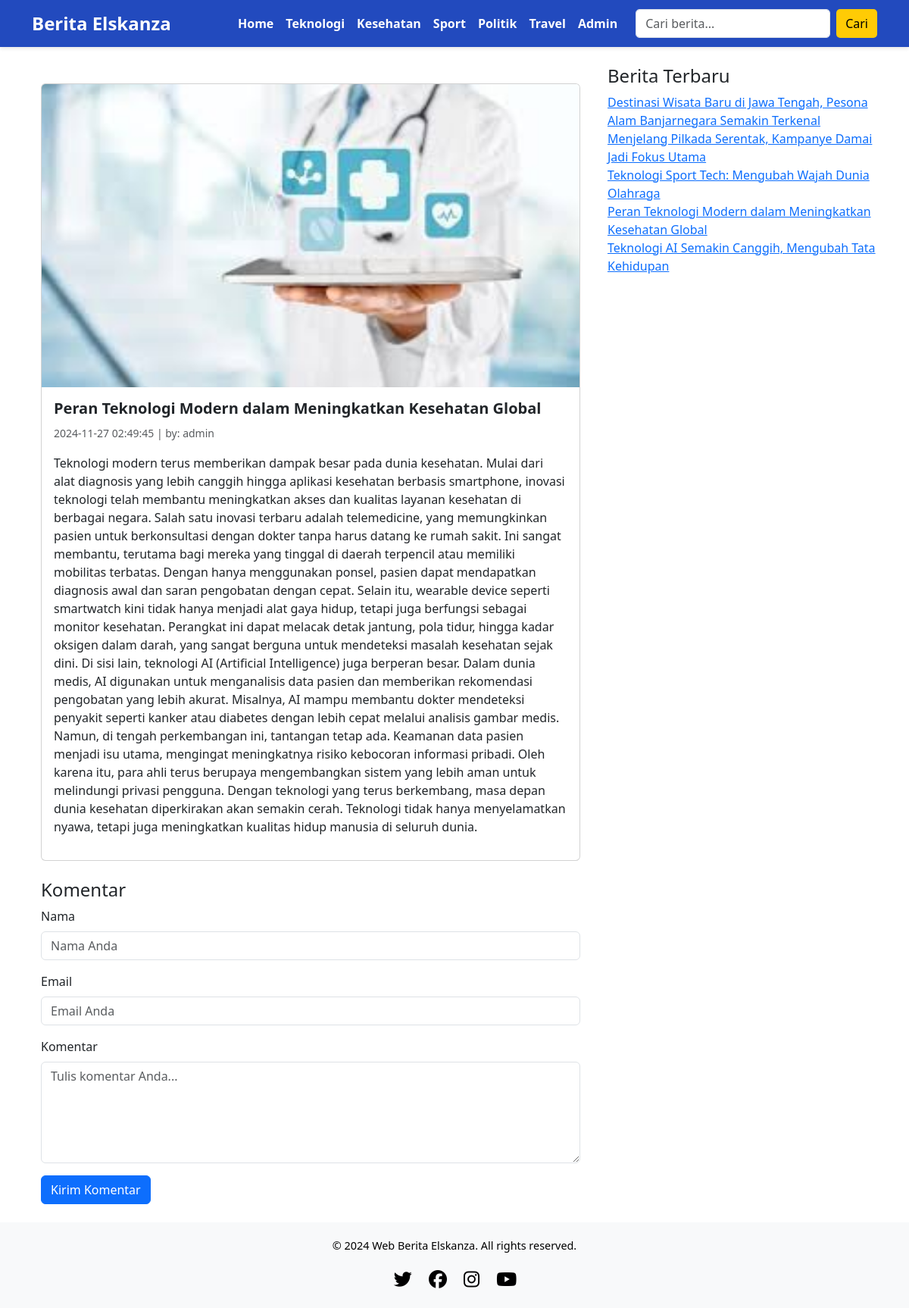
Page /?module=detailberita&id=31 on the committed database.
### tables this page shows
CREATE TABLE `berita` (
  `id_berita` int(11) NOT NULL,
  `id_kategori` int(11) NOT NULL,
  `id_user` int(11) NOT NULL,
  `judul` varchar(255) NOT NULL,
  `isi_berita` text NOT NULL,
  `gambar` varchar(100) NOT NULL,
  `tgl_posting` timestamp NOT NULL DEFAULT current_timestamp() ON UPDATE current_timestamp()
);

CREATE TABLE `user` (
  `id` int(11) NOT NULL,
  `username` varchar(50) NOT NULL,
  `password` varchar(50) NOT NULL,
  `level` varchar(50) NOT NULL
);

### index.php (the view, shortened to what this page needs)
<!DOCTYPE html>
<html lang="id">
<head>
    <link href="https://cdn.jsdelivr.net/npm/bootstrap@5.3.3/dist/css/bootstrap.min.css" rel="stylesheet">
    <link href="https://cdnjs.cloudflare.com/ajax/libs/font-awesome/6.5.0/css/all.min.css" rel="stylesheet">
</head>
<body>
    <nav class="navbar navbar-expand-lg">
        <div class="container">
            <a class="navbar-brand" href="./">Berita Elskanza</a>
            <div class="collapse navbar-collapse" id="navbarNav">
                <ul class="navbar-nav ms-auto">
                    <li class="nav-item"><a class="nav-link" href="index.php">Home</a></li>
                    <li class="nav-item"><a class="nav-link" href="?module=teknologi">Teknologi</a></li>
                    <li class="nav-item"><a class="nav-link" href="?module=kesehatan">Kesehatan</a></li>
                    <li class="nav-item"><a class="nav-link" href="?module=sport">Sport</a></li>
                    <li class="nav-item"><a class="nav-link" href="?module=politik">Politik</a></li>
                    <li class="nav-item"><a class="nav-link" href="?module=travel">Travel</a></li>
                    <li class="nav-item"><a class="nav-link" href="admin/login.php">Admin</a></li>
                </ul>
                <form class="d-flex search-form ms-3" method="GET" action="index.php">
                    <input class="form-control" type="search" name="search" placeholder="Cari berita..." aria-label="Search">
                    <button class="btn btn-warning ms-2" type="submit">Cari</button>
                </form>
            </div>
        </div>
    </nav>
    <div class="container mt-4">
        <div class="row">
            <div class="col-md-8">
                <?php
                require "koneksi.php";
                if (isset($_GET['search'])) {
                    $search = $_GET['search'];
                    $result = mysqli_query($koneksi, "SELECT * FROM berita WHERE judul LIKE '%$search%'");
                    if (mysqli_num_rows($result) > 0) {
                        while ($row = mysqli_fetch_array($result)) {
                            echo "
                            <div class='card mb-3'>
                                <div class='card-body'>
                                    <h5 class='card-title'>{$row['judul']}</h5>
                                    <p class='card-text'>".substr($row['isi_berita'], 0, 200)."...</p>
                                    <a href='?module=detailberita&id={$row['id_berita']}' class='btn btn-warning text-dark'>Baca selengkapnya</a>
                                </div>
                            </div>";
                        }
                    } else {
                        echo "<p>Berita tidak ditemukan.</p>";
                    }
                } else {
                    include 'main.php';
                }
                ?>
            </div>
            <aside class="col-md-4 sidebar">
                <div class="widget">
                    <h4>Berita Terbaru</h4>
                    <ul class="list-unstyled">
                        <?php
                        $sebelum = mysqli_query($koneksi, "SELECT * FROM berita ORDER BY id_berita DESC LIMIT 5");
                        while ($s = mysqli_fetch_array($sebelum)) {
                            echo "<li><a href='?module=detailberita&id=$s[id_berita]'>$s[judul]</a></li>";
                        }
                        ?>
                    </ul>
                </div>
            </aside>
        </div>
    </div>
    <footer class="text-center">
    <div class="container">
        <p>&copy; <script>document.write(new Date().getFullYear());</script> Web Berita Elskanza. All rights reserved.</p>
        <div class="social-icons mt-3">
            <a href="#" class="me-2"><i class="fa-brands fa-twitter"></i></a>
            <a href="#" class="me-2"><i class="fa-brands fa-facebook"></i></a>
            <a href="#" class="me-2"><i class="fa-brands fa-instagram"></i></a>
            <a href="#" class="me-2"><i class="fa-brands fa-youtube"></i></a>
        </div>
    </div>
</footer>
</body>
</html>

### main.php (shortened to what this page needs)
<!DOCTYPE html>
<html lang="id">
<head>
    <link rel="stylesheet" href="https://cdn.jsdelivr.net/npm/bootstrap@5.3.2/dist/css/bootstrap.min.css">
</head>
<body>
    <div class="container mt-4">
        <div class="blog-post">
            <?php
            include "admin/koneksi.php";
                        ?>
                        <?php
            if ($_GET['module'] == '') {
                $terkini = mysqli_query($koneksi, "SELECT * FROM berita ORDER BY id_berita DESC");
                echo "<h1>Berita Terkini</h1><hr>";
                while ($t = mysqli_fetch_array($terkini)) {
                    $u = mysqli_query($koneksi, "SELECT * FROM user WHERE id='$t[id_user]'");
                    $nu = mysqli_fetch_array($u);
                    ?>
                    <div class="card mb-4">
                        <?php if ($t['gambar'] != '') { ?>
                            <img src="admin/foto_berita/<?php echo $t['gambar']; ?>" class="card-img-top" alt="Gambar Berita" style="object-fit: cover; height: 200px;">
                        <?php } ?>
                        <div class="card-body">
                            <a href="?module=detailberita&id=<?php echo $t['id_berita']; ?>" class="text-decoration-none">
                                <h2 class="card-title"><?php echo $t['judul']; ?></h2>
                            </a>
                            <p class="card-text">
                                <small class="text-muted"><?php echo $t['tgl_posting']; ?> | by: <?php echo $nu['username']; ?></small>
                            </p>
                            <p class="card-text">
                                <?php
                                $isi_berita = htmlentities(strip_tags($t['isi_berita']));
                                $isi = substr($isi_berita, 0, 210);
                                $isi = substr($isi, 0, strrpos($isi, " "));
                                echo $isi . '...';
                                ?>
                            </p>
                            <a href="?module=detailberita&id=<?php echo $t['id_berita']; ?>" class="btn btn-warning">Selengkapnya</a>
                        </div>
                    </div>
                    <?php
                }
            }
            elseif ($_GET['module'] == 'detailberita') {
                $detail = mysqli_query($koneksi, "SELECT * FROM berita WHERE id_berita = '$_GET[id]'");
                $d = mysqli_fetch_array($detail);
                $u = mysqli_query($koneksi, "SELECT * FROM user WHERE id = '$d[id_user]'");
                $nu = mysqli_fetch_array($u);
                ?>
                <div class="card">
                    <?php if ($d['gambar'] != '') { ?>
                        <img src="admin/foto_berita/<?php echo $d['gambar']; ?>" class="card-img-top" alt="Gambar Berita" style="object-fit: cover; height: 400px;">
                    <?php } ?>
                    <div class="card-body">
                        <h2 class="card-title"><?php echo $d['judul']; ?></h2>
                        <p class="card-text">
                            <small class="text-muted"><?php echo $d['tgl_posting']; ?> | by: <?php echo $nu['username']; ?></small>
                        </p>
                        <p><?php echo $d['isi_berita']; ?></p>
                    </div>
                </div>
                <div class="mt-4">
                    <h4>Komentar</h4>
                    <form method="POST" action="">
                        <div class="mb-3">
                            <label for="nama" class="form-label">Nama</label>
                            <input type="text" name="nama" class="form-control" placeholder="Nama Anda" required>
                        </div>
                        <div class="mb-3">
                            <label for="email" class="form-label">Email</label>
                            <input type="email" name="email" class="form-control" placeholder="Email Anda" required>
                        </div>
                        <div class="mb-3">
                            <label for="komentar" class="form-label">Komentar</label>
                            <textarea name="komentar" class="form-control" rows="5" placeholder="Tulis komentar Anda..." required></textarea>
                        </div>
                        <button type="submit" class="btn btn-primary" name="btnsubmit">Kirim Komentar</button>
                    </form>
                </div>
                <?php
            }
            elseif ($_GET['module'] == 'teknologi') {
                tampilkanBerita($koneksi, 1, 'Teknologi');
            } elseif ($_GET['module'] == 'kesehatan') {
                tampilkanBerita($koneksi, 2, 'Kesehatan');
            } elseif ($_GET['module'] == 'sport') {
                tampilkanBerita($koneksi, 6, 'Olahraga');
            } elseif ($_GET['module'] == 'politik') {
                tampilkanBerita($koneksi, 7, 'Politik');
            } elseif ($_GET['module'] == 'travel') {
                tampilkanBerita($koneksi, 8, 'Travel');
            } else {
                echo "<p>Halaman tidak ditemukan.</p>";
            }
            ?>
        </div>
    </div>
</body>
</html>

### index.php (style rules this page uses)
body { font-family: 'Poppins', sans-serif; }
.navbar { background-color: #224abe; padding: 10px 0; position: sticky; top: 0; z-index: 1030; box-shadow: 0 2px 5px rgba(0, 0, 0, 0.1); }
.navbar-brand { color: white; font-size: 1.5rem; font-weight: 600; }
.navbar-nav .nav-link { color: white; font-weight: 600; transition: color 0.3s ease; }
.search-form input { border-radius: 5px; }
.search-form button { background-color: #ffcb05; border: none; border-radius: 5px; }
.card-title { font-size: 1.25rem; font-weight: 600; }
footer { background-color: #f8f9fa; padding: 20px 0; }
footer p { margin: 0; font-size: 0.9rem; color: black; }
.social-icons a { color: black; margin: 0 10px; font-size: 1.5rem; transition: color 0.3s ease; }
.sidebar { padding-left: 15px; }

### main.php (style rules this page uses)
.navbar-brand { font-size: 1.5rem; font-weight: bold; color: white !important; transition: transform 0.5s ease-in-out, color 0.3s ease-in-out; }

### rows in the picture
berita: gambar (picture), judul "Peran Teknologi Modern dalam Meningkatkan Kesehatan Global", tgl_posting "2024-11-27 02:49:45", isi_berita "Teknologi modern terus memberikan dampak besar pada dunia kesehatan. Mulai dari alat diagnosis yang lebih canggih hingga aplikasi kesehatan berbasis smartphone, inovasi teknologi telah membantu meningkatkan akses dan kualitas layanan kesehatan di berbagai negara. Salah satu inovasi terbaru adalah telemedicine, yang memungkinkan pasien untuk berkonsultasi dengan dokter tanpa harus datang ke rumah sakit. Ini sangat membantu, terutama bagi mereka yang tinggal di daerah terpencil atau memiliki mobilitas terbatas. Dengan hanya menggunakan ponsel, pasien dapat mendapatkan diagnosis awal dan saran pengobatan dengan cepat. Selain itu, wearable device seperti smartwatch kini tidak hanya menjadi alat…"
user: username "admin"
berita: judul "Destinasi Wisata Baru di Jawa Tengah, Pesona Alam Banjarnegara Semakin Terkenal"
berita: judul "Menjelang Pilkada Serentak, Kampanye Damai Jadi Fokus Utama"
berita: judul "Teknologi Sport Tech: Mengubah Wajah Dunia Olahraga"
berita: judul "Teknologi AI Semakin Canggih, Mengubah Tata Kehidupan"
